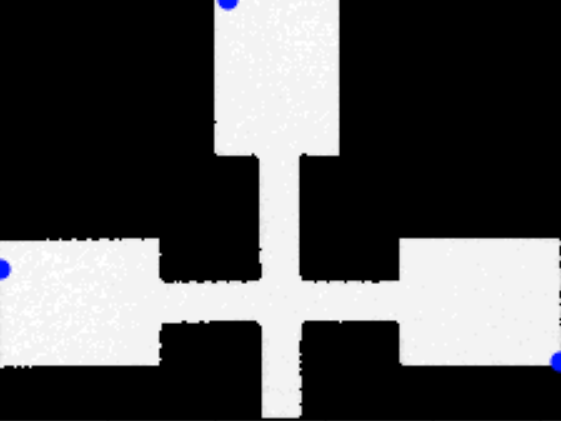
#> input picture 57777368-contour-detection-extraction/1.PNG, 561 x 421 px, found by its file name
$ python contour_detection_extraction.py
#> lines starting #> are read from the running program, lines starting #| are printed output that depends on the picture; after the words box and inside, x2 and y2 are one past the last pixel; in counts of white or black regions, pixels touching at a corner belong together
import cv2

image = cv2.imread('1.png')
#> image is the input picture: shape (421, 561, 3); mean B, G, R 80.9, 80.4, 80.4
original = image.copy()

gray = cv2.cvtColor(image, cv2.COLOR_BGR2GRAY)
thresh = cv2.threshold(gray, 120, 255, cv2.THRESH_BINARY)[1]
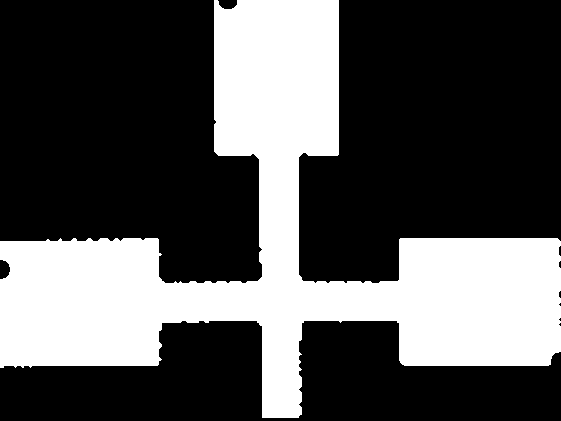
#> thresh: shape (421, 561); 33.1% white; 1 white region, box (x1, y1, x2, y2) and area: (0, 0, 561, 418) 78187
kernel = cv2.getStructuringElement(cv2.MORPH_RECT, (25,25))
opening = cv2.morphologyEx(thresh, cv2.MORPH_OPEN, kernel, iterations=3)
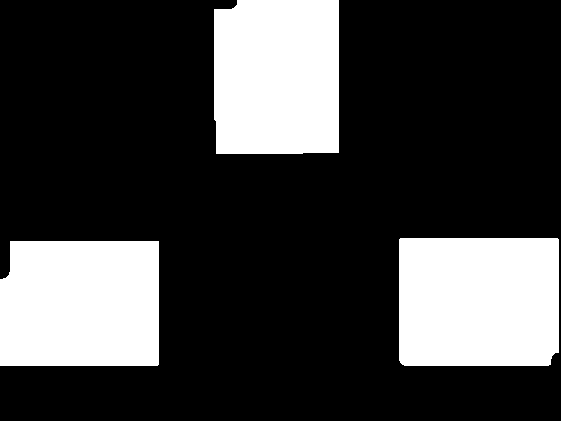
#> opening: shape (421, 561); 24.9% white; 3 white regions

cnts = cv2.findContours(opening, cv2.RETR_EXTERNAL, cv2.CHAIN_APPROX_SIMPLE)
#> cnts = 3 contours; box (x1, y1, x2, y2) and area: (399, 238, 559, 366) 20091, (0, 241, 159, 366) 19234, (214, 0, 339, 154) 18677
cnts = cnts[0] if len(cnts) == 2 else cnts[1]

image_number = 0
for c in cnts:
    x,y,w,h = cv2.boundingRect(c)
    cv2.rectangle(image, (x, y), (x + w, y + h), (36,255,12), 3)
    ROI = original[y:y+h, x:x+w]
    cv2.imwrite("ROI_{}.png".format(image_number), ROI)
    image_number += 1
#> this loop made 3 passes
#> (x, y, w, h) on passes 1 to 3: (0, 241, 159, 125), (399, 238, 160, 128), (214, 0, 125, 154)
#> pass 1, `ROI = original[y:y+h, x:x+w]`:
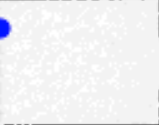
#> ROI: shape (125, 159, 3); mean B, G, R 243.6, 241.6, 241.5
#> pass 2, `ROI = original[y:y+h, x:x+w]`:
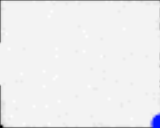
#> ROI: shape (128, 160, 3); mean B, G, R 240.2, 239.1, 239
#> pass 3, `ROI = original[y:y+h, x:x+w]`:
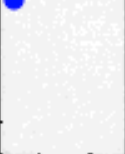
#> ROI: shape (154, 125, 3); mean B, G, R 242.7, 240.8, 240.6
#> after the loop:
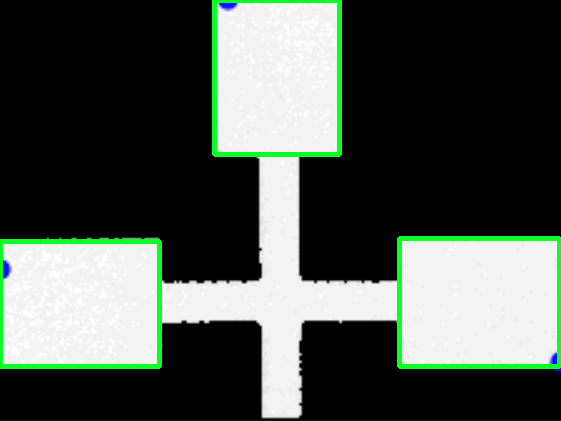
#> image: shape (421, 561, 3); 3.32% of pixels changed, all inside (x1, y1, x2, y2) = (0, 0, 561, 369)
#> after the loop, image_number = 3

cv2.imshow('opening', opening)
cv2.imshow('thresh', thresh)
cv2.imshow('image', image)
cv2.waitKey()
